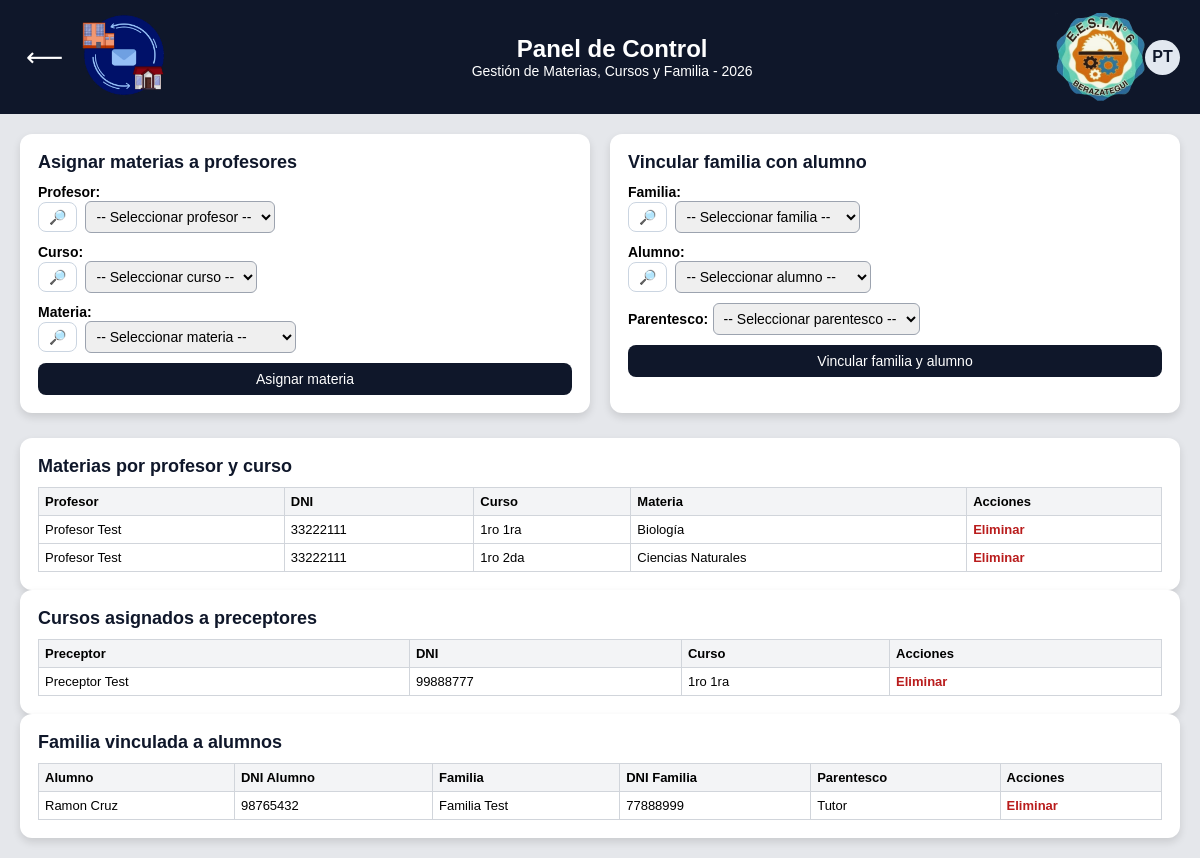
The app's page /S.G.I-Campus-VerFINAL-7mo7ma/panel_control.php (signed in) with its own data.
### tables this page shows
CREATE TABLE `docente_materia_curso` (
  `id` int(10) UNSIGNED NOT NULL,
  `maestro_dni` int(10) UNSIGNED NOT NULL,
  `curso_materia_id` int(10) UNSIGNED NOT NULL
);

CREATE TABLE `usuarios` (
  `dni` int(10) UNSIGNED NOT NULL,
  `password` varchar(100) NOT NULL,
  `nombre` varchar(100) NOT NULL,
  `rol` varchar(20) NOT NULL,
  `password_changed` tinyint(1) NOT NULL DEFAULT 1
);

CREATE TABLE `materias` (
  `id` int(10) UNSIGNED NOT NULL,
  `nombre` varchar(120) NOT NULL COMMENT 'ej: matematicas, fisica, etc'
);

CREATE TABLE `preceptor_curso` (
  `id` int(10) UNSIGNED NOT NULL,
  `preceptor_dni` int(10) UNSIGNED NOT NULL,
  `curso_id` int(11) NOT NULL,
  `year_escolar_id` int(11) NOT NULL
);

CREATE TABLE `familia_alumno` (
  `id` int(10) UNSIGNED NOT NULL,
  `familia_dni` int(10) UNSIGNED NOT NULL,
  `alumno_dni` int(10) UNSIGNED NOT NULL,
  `parentesco` varchar(50) DEFAULT NULL,
  `contacto_prioritario` tinyint(1) DEFAULT 0
);

### S.G.I-Campus-VerFINAL-7mo7ma/panel_control.php (the view, shortened to what this page needs)
<?php
$conn = new mysqli("localhost", "root", "", "campus");
$conn->set_charset("utf8mb4");
$yearActual = (int)date('Y');
$yearEscolarId = 0;
$stmt = $conn->prepare("SELECT id FROM year_escolar WHERE year = ? LIMIT 1");
$stmt->bind_param("i", $yearActual);
$stmt->execute();
$stmt->bind_result($yearEscolarId);
if (!$yearEscolarId) {
    $res = $conn->query("SELECT id FROM year_escolar ORDER BY year DESC LIMIT 1");
    $row = $res->fetch_assoc();
    $yearEscolarId = $row ? (int)$row['id'] : 1;
}
$listaDocentes = [];
$sql = "SELECT dmc.id,
               u.nombre AS profesor,
               u.dni    AS profesor_dni,
               ma.nombre AS materia,
               c.id AS curso_id,
               CONCAT(cy.year,' ', cd.division,
                      IF(mo.nombre IS NULL,'', CONCAT(' - ', mo.nombre))) AS curso
        FROM docente_materia_curso dmc
        JOIN usuarios u       ON u.dni = dmc.maestro_dni
        JOIN curso_materia cm ON cm.id = dmc.curso_materia_id
        JOIN materias ma      ON ma.id = cm.materia_id
        JOIN curso c          ON c.id = cm.curso_id
        JOIN curso_year cy    ON cy.id = c.curso_year_id
        JOIN curso_division cd ON cd.id = c.curso_division_id
        LEFT JOIN modalidad mo ON mo.id = c.modalidad_id
        WHERE cm.year_escolar_id = $yearEscolarId
        ORDER BY profesor, curso, materia";
$res = $conn->query($sql);
while ($fila = $res->fetch_assoc()) { $listaDocentes[] = $fila; }
$listaPreceptores = [];
$sql = "SELECT pc.id,
               u.nombre AS preceptor,
               u.dni    AS preceptor_dni,
               c.id AS curso_id,
               CONCAT(cy.year,' ', cd.division,
                      IF(mo.nombre IS NULL,'', CONCAT(' - ', mo.nombre))) AS curso
        FROM preceptor_curso pc
        JOIN usuarios u        ON u.dni = pc.preceptor_dni
        JOIN curso c           ON c.id = pc.curso_id
        JOIN curso_year cy     ON cy.id = c.curso_year_id
        JOIN curso_division cd ON cd.id = c.curso_division_id
        LEFT JOIN modalidad mo ON mo.id = c.modalidad_id
        WHERE pc.year_escolar_id = $yearEscolarId
        ORDER BY preceptor, curso";
$res = $conn->query($sql);
while ($fila = $res->fetch_assoc()) { $listaPreceptores[] = $fila; }
$listaFamilia = [];
$resCheckFA = $conn->query("SHOW TABLES LIKE 'familia_alumno'");
if ($resCheckFA && $resCheckFA->num_rows > 0) {
    $sql = "SELECT fa.id,
                   uf.nombre AS familia,
                   uf.dni    AS familia_dni,
                   ua.nombre AS alumno,
                   ua.dni    AS alumno_dni,
                   fa.parentesco
            FROM familia_alumno fa
            JOIN usuarios uf ON uf.dni = fa.familia_dni
            JOIN usuarios ua ON ua.dni = fa.alumno_dni
            ORDER BY ua.nombre, uf.nombre";
    $resFA = $conn->query($sql);
    while ($fila = $resFA->fetch_assoc()) { $listaFamilia[] = $fila; }
}
?>
<!DOCTYPE html>
<html lang="es">
<head>
</head>
<body>
<header>
  <div class="navbar">
    <a href="SGI.php"><button type="button" class="back-btn" aria-label="Volver a inicio">⟵</button></a>
    <a href="SGI.php"><img src="imagenes/newlogo1.png" class="logo2" alt="SGI"></a>
    <div class="title-box">
      <h1>Panel de Control</h1>
      <h2>Gestión de Materias, Cursos y Familia - <?php echo htmlspecialchars($yearActual); ?></h2>
    </div>
    <img src="imagenes/logotecn6.png" class="logo" alt="">
    <div class="account" id="accountBtn">
      <div class="avatar" id="avatarInitials"></div>
    </div>
  </div>
</header>
<main>
  <div class="contenedor">
    <div class="cards">
      <div class="card">
        <h3>Asignar materias a profesores</h3>
        <form method="POST">
          <div>
            <label>Profesor:</label>
            <div class="search-wrap">
              <button type="button" class="search-btn" data-target="maestro_dni" aria-label="Buscar profesor">🔎</button>
              <select name="maestro_dni" id="maestro_dni" required>
                <option value="">-- Seleccionar profesor --</option>
              </select>
            </div>
          </div>
          <div>
            <label>Curso:</label>
            <div class="search-wrap">
              <button type="button" class="search-btn" data-target="curso_id" aria-label="Buscar curso">🔎</button>
              <select name="curso_id" id="curso_id" required>
                <option value="">-- Seleccionar curso --</option>
              </select>
            </div>
          </div>
          <div>
            <label>Materia:</label>
            <div class="search-wrap">
              <button type="button" class="search-btn" data-target="materia_id" aria-label="Buscar materia">🔎</button>
              <select name="materia_id" id="materia_id" required>
                <option value="">-- Seleccionar materia --</option>
              </select>
            </div>
          </div>
          <button type="submit" class="btn">Asignar materia</button>
        </form>
      </div>
      <div class="card">
        <h3>Vincular familia con alumno</h3>
        <form method="POST">
          <div>
            <label>Familia:</label>
            <div class="search-wrap">
              <button type="button" class="search-btn" id="btnBuscarFamilia" aria-label="Buscar familia">🔎</button>
              <select name="familia_dni" id="familia_dni" required>
                <option value="">-- Seleccionar familia --</option>
              </select>
            </div>
          </div>
          <div>
            <label>Alumno:</label>
            <div class="search-wrap">
              <button type="button" class="search-btn" data-target="alumno_dni" aria-label="Buscar alumno">🔎</button>
              <select name="alumno_dni" id="alumno_dni" required>
                <option value="">-- Seleccionar alumno --</option>
              </select>
            </div>
          </div>
          <div>
            <label>Parentesco:</label>
            <select name="parentesco" required>
            <option value="">-- Seleccionar parentesco --</option>
            </select>
          </div>
          <button type="submit" class="btn">Vincular familia y alumno</button>
        </form>
      </div>
    </div>
    <div class="card">
      <h3>Materias por profesor y curso</h3>
      <table>
        <thead>
          <tr>
            <th>Profesor</th>
            <th>DNI</th>
            <th>Curso</th>
            <th>Materia</th>
            <th>Acciones</th>
          </tr>
        </thead>
        <tbody>
        <?php if(!$listaDocentes): ?>
          <tr><td colspan="5">No hay asignaciones registradas.</td></tr>
        <?php else: ?>
          <?php foreach($listaDocentes as $row): ?>
            <tr>
              <td><?php echo htmlspecialchars($row['profesor']); ?></td>
              <td><?php echo $row['profesor_dni']; ?></td>
              <td><?php echo htmlspecialchars($row['curso']); ?></td>
              <td><?php echo htmlspecialchars($row['materia']); ?></td>
              <td class="acciones">
                <a href="?del_dmc=<?php echo $row['id']; ?>" onclick="return confirm('¿Eliminar esta asignación?');">Eliminar</a>
              </td>
            </tr>
          <?php endforeach; ?>
        <?php endif; ?>
        </tbody>
      </table>
    </div>
    <div class="card">
      <h3>Cursos asignados a preceptores</h3>
      <table>
        <thead>
          <tr>
            <th>Preceptor</th>
            <th>DNI</th>
            <th>Curso</th>
            <th>Acciones</th>
          </tr>
        </thead>
        <tbody>
        <?php if(!$listaPreceptores): ?>
          <tr><td colspan="4">No hay asignaciones registradas.</td></tr>
        <?php else: ?>
          <?php foreach($listaPreceptores as $row): ?>
            <tr>
              <td><?php echo htmlspecialchars($row['preceptor']); ?></td>
              <td><?php echo $row['preceptor_dni']; ?></td>
              <td><?php echo htmlspecialchars($row['curso']); ?></td>
              <td class="acciones">
                <a href="?del_prec=<?php echo $row['id']; ?>" onclick="return confirm('¿Eliminar esta asignación?');">Eliminar</a>
              </td>
            </tr>
          <?php endforeach; ?>
        <?php endif; ?>
        </tbody>
      </table>
    </div>
    <div class="card">
      <h3>Familia vinculada a alumnos</h3>
      <table>
        <thead>
          <tr>
            <th>Alumno</th>
            <th>DNI Alumno</th>
            <th>Familia</th>
            <th>DNI Familia</th>
            <th>Parentesco</th>
            <th>Acciones</th>
          </tr>
        </thead>
        <tbody>
        <?php if(!$listaFamilia): ?>
          <tr><td colspan="6">No hay vínculos familia–alumno registrados.</td></tr>
        <?php else: ?>
          <?php foreach($listaFamilia as $row): ?>
            <tr>
              <td><?php echo htmlspecialchars($row['alumno']); ?></td>
              <td><?php echo $row['alumno_dni']; ?></td>
              <td><?php echo htmlspecialchars($row['familia']); ?></td>
              <td><?php echo $row['familia_dni']; ?></td>
              <td><?php echo htmlspecialchars($row['parentesco']); ?></td>
              <td class="acciones">
                <a href="?del_fam=<?php echo $row['id']; ?>" onclick="return confirm('¿Eliminar este vínculo?');">Eliminar</a>
              </td>
            </tr>
          <?php endforeach; ?>
        <?php endif; ?>
        </tbody>
      </table>
    </div>
  </div>
</main>
</body>
</html>

### records on screen
docente_materia_curso: maestro_dni.nombre "Profesor Test", maestro_dni.dni "33222111", curso "1ro 1ra", materias.nombre "Biología"
docente_materia_curso: maestro_dni.nombre "Profesor Test", maestro_dni.dni "33222111", curso "1ro 2da", materias.nombre "Ciencias Naturales"
preceptor_curso: usuarios.nombre "Preceptor Test", usuarios.dni "99888777", curso "1ro 1ra"
familia_alumno: alumno_dni.nombre "Ramon Cruz", alumno_dni.dni "98765432", familia_dni.nombre "Familia Test", familia_dni.dni "77888999", parentesco "Tutor"
